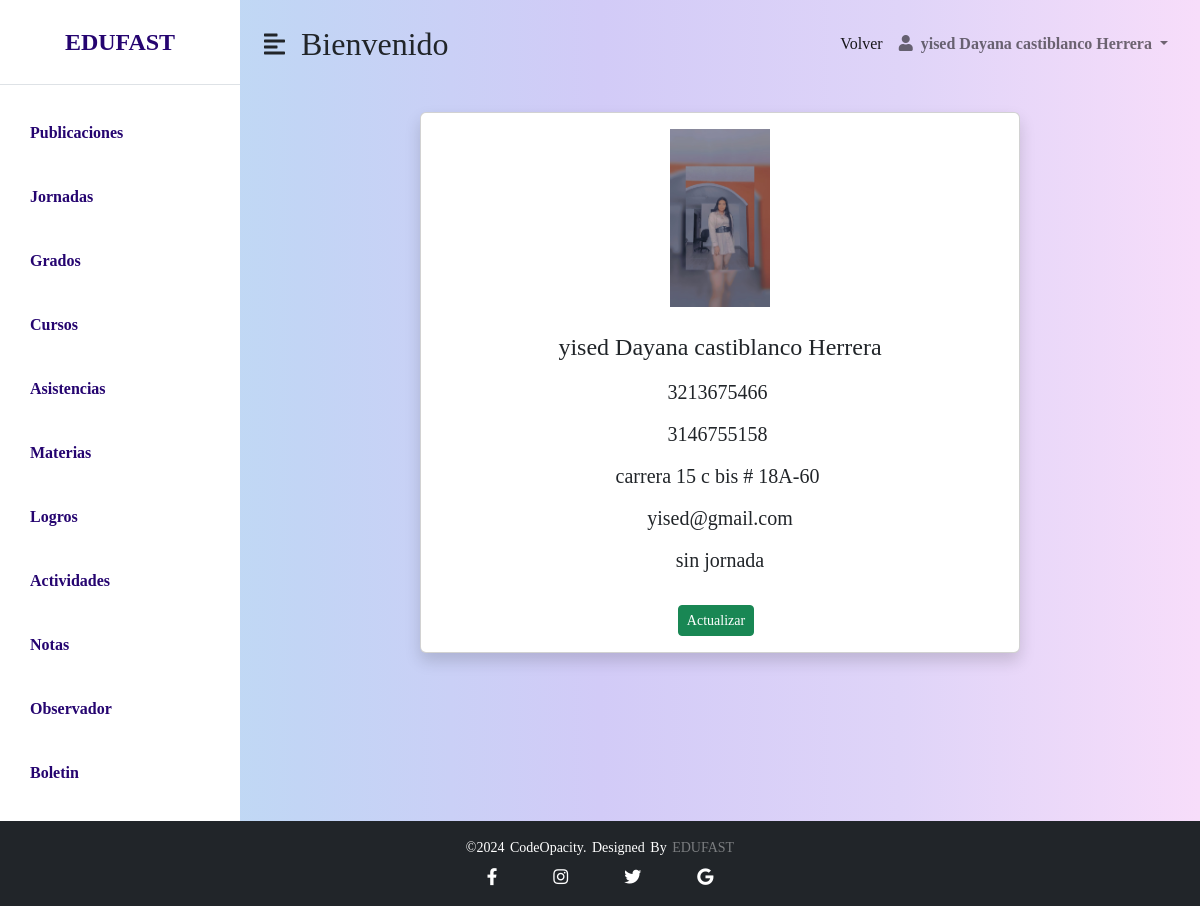
Page /administrador/php/registro/view/perfil.php?num_doc=56789900 (signed in) on the committed database.
### tables this page shows
CREATE TABLE `registro` (
  `num_doc` int(11) NOT NULL,
  `tipo_doc` char(15) DEFAULT NULL,
  `foto_perfil` longblob DEFAULT NULL,
  `nombres` char(45) DEFAULT NULL,
  `apellidos` char(45) DEFAULT NULL,
  `cel` char(12) DEFAULT NULL,
  `telefono` char(15) DEFAULT NULL,
  `direccion` char(45) DEFAULT NULL,
  `correo` char(45) DEFAULT NULL,
  `contraseña` char(200) DEFAULT NULL,
  `rol_id_rol` int(11) NOT NULL,
  `jornada_id_jornada` int(11) NOT NULL DEFAULT 0
);

CREATE TABLE `jornada` (
  `id_jornada` int(11) NOT NULL,
  `jornada` char(20) DEFAULT NULL,
  `hora_inicio` time DEFAULT NULL,
  `hora_final` time DEFAULT NULL
);

### administrador/php/registro/funciones/consulta.php (called while the page is built, shortened)
<?php
include_once "../configuracion/Conexion.php";
try {
    if (isset($_GET['num_doc']) && is_numeric($_GET['num_doc'])) {
        $num_doc = $_GET['num_doc'];
        $sentencia = $base_de_datos->prepare("
            SELECT * FROM registro
            INNER JOIN jornada ON registro.jornada_id_jornada = jornada.id_jornada
            WHERE registro.num_doc = :num_doc
        ");
        $sentencia->bindParam(':num_doc', $num_doc, PDO::PARAM_INT);
        $sentencia->execute();
        $perfiles = $sentencia->fetchAll(PDO::FETCH_OBJ);
    }
} catch (PDOException $e) {
    echo "Error de conexión: " . $e->getMessage();
    exit();
}
?>

### administrador/php/registro/view/perfil.php (the view, shortened to what this page needs)
<?php
 include_once "../funciones/consulta.php";
?>
<!DOCTYPE html>
<html lang="en">
<head>
    <link href="https://cdn.jsdelivr.net/npm/bootstrap@5.0.0-beta3/dist/css/bootstrap.min.css" rel="stylesheet" />
    <link rel="stylesheet" href="https://cdnjs.cloudflare.com/ajax/libs/font-awesome/5.15.3/css/all.min.css" />
    <link rel="stylesheet" href="../../../css/nav.css"/>
</head>
<body>
    <div class="d-flex" id="wrapper">
        <div class="listado" id="sidebar-wrapper">
            <div class="sidebar-heading text-center py-4 primary-text fs-4 fw-bold text-uppercase border-bottom">EDUFAST</div>
            <div class="list-group list-group-flush my-3">
                <a href="../php/publicaciones/vistas/publicaciones_crear.php" class="list-group-item list-group-item-action bg-transparent second-text fw-bold">Publicaciones</a>
                <a href="../php/jornadas/vistas/jornadas.php" class="list-group-item list-group-item-action bg-transparent second-text fw-bold">Jornadas</a>
                <a href="../php/grados/vistas/grados.php" class="list-group-item list-group-item-action bg-transparent second-text fw-bold">Grados</a>
                <a href="../php/cursos/curso.php" class="list-group-item list-group-item-action bg-transparent second-text fw-bold">Cursos</a>
                <a href="../php/asistencia/listados.php" class="list-group-item list-group-item-action bg-transparent second-text fw-bold">Asistencias</a>
                <a href="../php/materiaphp/materia.php" class="list-group-item list-group-item-action bg-transparent second-text fw-bold">Materias</a>
                <a href="../php/logrophp/logros.php" class="list-group-item list-group-item-action bg-transparent second-text fw-bold">Logros</a>
                <a href="../php/actividad/actividad.php" class="list-group-item list-group-item-action bg-transparent second-text fw-bold">Actividades</a>
                <a href="../php/notas/notas.php" class="list-group-item list-group-item-action bg-transparent second-text fw-bold">Notas</a>
                <a href="../php/Observador/view/vista_o.html" class="list-group-item list-group-item-action bg-transparent second-text fw-bold">Observador</a>
                <a href="../php/Boletin/view/boletin.html" class="list-group-item list-group-item-action bg-transparent second-text fw-bold">Boletin</a>
            </div>
        </div>
        <div id="page-content-wrapper">
            <nav class="navbar navbar-expand-lg navbar-light bg-transparent py-4 px-4">
                <div class="d-flex align-items-center">
                    <i class="fas fa-align-left fs-4 me-3" id="menu-toggle"></i>
                    <h2 class="fs-2 m-0">Bienvenido</h2>
                </div>
                <div class="collapse navbar-collapse" id="navbarSupportedContent">
                    <ul class="navbar-nav ms-auto mb-2 mb-lg-0">
                    <li class="nav-item">
    <a class="nav-link active" aria-current="page" href="index_registros.php">Volver</a>
  </li>
                        <li class="nav-item dropdown">
                            <a class="nav-link dropdown-toggle second-text fw-bold" href="#" id="navbarDropdown"
                                role="button" data-bs-toggle="dropdown" aria-expanded="false">
                                <i class="fas fa-user me-2"></i><?php echo $_SESSION['user']; ?> <?php echo $_SESSION['usera']; ?>
                            </a>
                        </li>
                    </ul>
                </div>
            </nav>
			<div class="container">
                <div class="row">
                    <div class="cols-1 cols-md-2 cols-lg-3 g-4  ">
                    <div class="container">
    <div class="row justify-content-center">
      <div class="col-md-8">
        <div class="card shadow">
          <div class="card-body text-center">
            <?php foreach ($perfiles as $perfil): ?>
            <img src="<?php echo "../../../imagenes/" . htmlspecialchars($perfil->foto_perfil); ?>"
            alt="Imagen de Perfil" class="profile-img mb-3" style="width: 100px;">
            <input type="text"
               name="evento"
               value="<?php echo htmlspecialchars($perfil->nombres); ?> <?php echo htmlspecialchars($perfil->apellidos); ?>"
               class="form-control border-0 bg-transparent text-center fs-4">
               <input type="text"
               name="evento"
               value="<?php echo htmlspecialchars($perfil->cel); ?> "
               class="form-control border-0 bg-transparent text-center fs-5">
               <input type="text"
               name="evento"
               value="<?php echo htmlspecialchars($perfil->telefono); ?> "
               class="form-control border-0 bg-transparent text-center fs-5"></a>
               <input type="text"
               name="evento"
               value="<?php echo htmlspecialchars($perfil->direccion); ?> "
               class="form-control border-0 bg-transparent text-center fs-5"></a>
               <input type="text"
               name="evento"
               value="<?php echo htmlspecialchars($perfil->correo); ?>"
               class="form-control border-0 bg-transparent text-center fs-5">
               <input type="text"
               name="evento"
               value="<?php echo htmlspecialchars($perfil->jornada); ?>"
               class="form-control border-0 bg-transparent text-center fs-5">
            <div class="mt-4">
              <a href="#" class="btn btn-success btn-sm me-2">
                <i class="bi bi-linkedin"></i> Actualizar
              </a>
            </div>
            <?php endforeach; ?>
          </div>
        </div>
      </div>
    </div>
  </div>
        </div>
                </div>
            </div>
            </div>
        </div>
<footer class="footer-bottom bg-dark text-white text-center py-3 mt-auto">
        <p class="mb-0">©2024 codeOpacity. Designed by <span>EDUFAST</span></p>
        <div class="socials d-flex justify-content-center mt-2">
            <a href="https://www.facebook.com/cedid.sanpablo.3?locale=es_LA" class="text-white mx-2"><i class="fab fa-facebook-f"></i></a>
            <a href="https://www.instagram.com/plumapaulista/" class="text-white mx-2"><i class="fab fa-instagram"></i></a>
            <a href="https://x.com/Cedidsanpablo" class="text-white mx-2"><i class="fab fa-twitter"></i></a>
            <a href="mailto:cedidsanpablobosa7@educacionbogota.edu.co" class="text-white mx-2"><i class="fab fa-google"></i></a>
        </div>
    </footer>
</body>
</html>

### administrador/css/nav.css (style rules this page uses)
body { margin: 0; padding: 0; font-family: serif; background-color: #EAF4F4; background-image: linear-gradient( to right, #bae3f3, #c2d5f5, #d2cbf7, #dfd4f8, #f7ddfa ); display: flex; flex-direction: column; min-height: 100vh; }
:root { --main-bg-color: #009d63; --main-text-color: #009d63; --second-text-color:#250470; --second-bg-color: #c1efde; --three-bg-color:#a4a4a4; --fourth-bg-color:#545454; }
.listado { background-color: white; }
.primary-text { color: var( --second-text-color); }
.second-text { color: var( --second-text-color); }
#wrapper { overflow-x: hidden; background-image: linear-gradient( to right, #bae3f3, #c2d5f5, #d2cbf7, #dfd4f8, #f7ddfa ); }
#sidebar-wrapper { min-height: 100vh; margin-left: -15rem; -webkit-transition: margin 0.25s ease-out; -moz-transition: margin 0.25s ease-out; -o-transition: margin 0.25s ease-out; transition: margin 0.25s ease-out; }
#sidebar-wrapper .sidebar-heading { padding: 0.875rem 1.25rem; font-size: 1.2rem; }
#sidebar-wrapper .list-group { width: 15rem; }
#page-content-wrapper { min-width: 100vw; }
#menu-toggle { cursor: pointer; }
.list-group-item { border: none; padding: 20px 30px; }
.socials { list-style: none; display: flex; align-items: center; justify-content: center; }
.socials a { text-decoration: none; color: #fff; }
.socials a i { font-size: 17px; padding: 0px 20px; transition: color .4s ease; }
.footer-bottom { background: #000; width: 100%; padding: 20px 0; text-align: center; }
.footer-bottom p { font-size: 14px; color: white; word-spacing: 2px; text-transform: capitalize; }
.footer-bottom span { text-transform: uppercase; opacity: .4; font-weight: 200; }
@media (min-width: 768px) { #sidebar-wrapper { margin-left: 0; } }
@media (min-width: 768px) { #page-content-wrapper { min-width: 0; width: 100%; } }

### rows in the picture
registro: foto_perfil (picture), evento "yised Dayana castiblanco Herrera", evento "3213675466", evento "3146755158", evento "carrera 15 c bis # 18A-60", evento "yised@gmail.com", evento "sin jornada"

### other values in the picture
$_SESSION['user'] "yised Dayana"
$_SESSION['usera'] "castiblanco Herrera"
